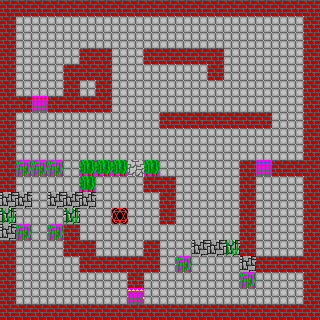

Rendered tile map (Tiled .tmx) drawn with the repository's tilesets; below, a short description and the full map source, tile grids included:
An orthogonal 20x20 tile map with 16x16 px tiles, 2 tile layers (floor, main) and 18 objects (6x treasure, 3x snake, 3x key, player_spawn, acolyte, ...).

<map version="1.0" orientation="orthogonal" width="20" height="20" tilewidth="16" tileheight="16">
 <tileset firstgid="1" name="tilemap" tilewidth="16" tileheight="16">
  <image source="../gfx/tilemap.png" trans="ff00ff" width="256" height="256" />
  <tile id="3">
   <properties>
    <property name="opaque" value="false" />
   </properties>
  </tile>
  <tile id="16">
   <properties>
    <property name="type" value="hedge" />
   </properties>
  </tile>
  <tile id="19">
   <properties>
    <property name="keyId" value="gold" />
    <property name="type" value="door" />
   </properties>
  </tile>
  <tile id="21">
   <properties>
    <property name="keyId" value="gold" />
    <property name="orientation" value="vertical" />
    <property name="type" value="door" />
   </properties>
  </tile>
  <tile id="23">
   <properties>
    <property name="keyId" value="red" />
    <property name="type" value="door" />
   </properties>
  </tile>
  <tile id="25">
   <properties>
    <property name="keyId" value="red" />
    <property name="orientation" value="vertical" />
    <property name="type" value="door" />
   </properties>
  </tile>
  <tile id="27">
   <properties>
    <property name="keyId" value="blue" />
    <property name="type" value="door" />
   </properties>
  </tile>
  <tile id="29">
   <properties>
    <property name="keyId" value="blue" />
    <property name="orientation" value="vertical" />
    <property name="type" value="door" />
   </properties>
  </tile>
 </tileset>
 <layer name="floor" width="20" height="20">
  <data encoding="csv">
33,33,33,33,33,33,33,33,33,33,33,33,33,33,33,33,33,33,33,33,
33,33,33,33,33,33,33,33,33,33,33,33,33,33,33,33,33,33,33,33,
33,33,33,33,33,33,33,33,33,33,33,33,33,33,33,33,33,33,33,33,
33,33,33,33,33,33,33,33,33,33,33,33,33,33,33,33,33,33,33,33,
33,33,33,33,33,33,33,33,33,33,33,33,33,33,33,33,33,33,33,33,
33,33,33,33,33,33,33,33,33,33,33,33,33,33,33,33,33,33,33,33,
33,33,33,33,33,33,33,33,33,33,33,33,33,33,33,33,33,33,33,33,
33,33,33,33,33,33,33,33,33,33,33,33,33,33,33,33,33,33,33,33,
33,33,33,33,33,33,33,33,33,33,33,33,33,33,33,33,33,33,33,33,
33,33,33,33,33,33,33,33,33,33,33,33,33,33,33,33,33,33,33,33,
33,34,34,34,33,34,34,34,34,34,33,33,33,33,33,33,33,33,33,33,
33,33,33,33,33,34,33,33,33,33,33,33,33,33,33,33,33,33,33,33,
33,33,33,33,33,33,33,33,33,33,33,33,33,33,33,33,33,33,33,33,
33,33,33,33,33,33,33,54,33,33,33,33,33,33,33,33,33,33,33,33,
33,34,33,34,33,33,33,33,33,33,33,33,33,33,33,33,33,33,33,33,
33,33,33,33,33,33,33,33,33,33,33,33,34,34,34,33,33,33,33,33,
33,33,33,33,33,33,33,33,33,33,33,33,33,33,33,33,33,33,33,33,
33,33,33,33,33,33,33,33,33,33,33,33,33,33,33,33,33,33,33,33,
33,33,33,33,33,33,33,33,33,33,33,33,33,33,33,33,33,33,33,33,
33,33,33,33,33,33,33,33,33,33,33,33,33,33,33,33,33,33,33,33
</data>
 </layer>
 <layer name="main" width="20" height="20">
  <data encoding="csv">
1,1,1,1,1,1,1,1,1,1,1,1,1,1,1,1,1,1,1,1,
1,0,0,0,0,0,0,0,0,0,0,0,0,0,0,0,0,0,0,1,
1,0,0,0,0,0,0,0,0,0,0,0,0,0,0,0,0,0,0,1,
1,0,0,0,0,1,1,0,0,1,1,1,1,1,0,0,0,0,0,1,
1,0,0,0,1,1,1,0,0,0,0,0,0,1,0,0,0,0,0,1,
1,0,0,0,1,0,1,0,0,0,0,0,0,0,0,0,0,0,0,1,
1,1,24,1,1,1,1,0,0,0,0,0,0,0,0,0,0,0,0,1,
1,0,0,0,0,0,0,0,0,0,1,1,1,1,1,1,1,0,0,1,
1,0,0,0,0,0,0,0,0,0,0,0,0,0,0,0,0,0,0,1,
1,0,0,0,0,0,0,0,0,0,0,0,0,0,0,0,0,0,0,1,
1,17,17,17,0,4,4,4,0,4,0,0,0,0,0,1,28,1,1,1,
1,0,0,0,0,4,0,0,0,1,1,0,0,0,0,1,0,0,0,1,
2,2,0,2,2,2,0,0,0,0,1,0,0,0,0,1,0,0,0,1,
3,0,0,0,3,0,0,0,0,0,1,0,0,0,0,1,0,0,0,1,
2,17,0,17,1,0,0,0,0,0,0,0,0,0,0,1,0,0,0,1,
1,0,0,0,1,1,0,0,0,1,0,0,2,2,3,1,0,0,0,1,
1,0,0,0,0,1,1,1,1,1,0,17,0,0,0,2,1,1,1,1,
1,0,0,0,0,0,0,0,1,0,0,0,0,0,0,17,0,0,0,1,
1,0,0,0,0,0,0,0,22,0,0,0,0,0,0,0,0,0,0,1,
1,1,1,1,1,1,1,1,1,1,1,1,1,1,1,1,1,1,1,1
</data>
 </layer>
 <objectgroup name="objects" width="20" height="20">
  <object name="player_spawn" x="16" y="288" width="16" height="16">
   <properties>
    <property name="r" value="70" />
   </properties>
  </object>
  <object name="acolyte" x="272" y="240" width="16" height="16" />
  <object name="wraith" x="32" y="64" width="16" height="16" />
  <object name="snake" x="208" y="144" width="16" height="16">
   <properties>
    <property name="r" value="180" />
   </properties>
  </object>
  <object name="snake" x="32" y="32" width="16" height="16">
   <properties>
    <property name="r" value="180" />
   </properties>
  </object>
  <object name="snake" x="256" y="288" width="16" height="16">
   <properties>
    <property name="r" value="180" />
   </properties>
  </object>
  <object name="bat" x="176" y="272" width="16" height="16" />
  <object name="key" x="128" y="80" width="16" height="16">
   <properties>
    <property name="keyId" value="red" />
   </properties>
  </object>
  <object name="key" x="128" y="112" width="16" height="16">
   <properties>
    <property name="keyId" value="blue" />
   </properties>
  </object>
  <object name="key" x="80" y="288" width="16" height="16">
   <properties>
    <property name="keyId" value="gold" />
   </properties>
  </object>
  <object name="ammo" x="208" y="192" width="16" height="16" />
  <object name="health" x="184" y="184" width="16" height="16" />
  <object name="treasure" x="272" y="80" width="16" height="16">
   <properties>
    <property name="type" value="spear" />
   </properties>
  </object>
  <object name="treasure" x="224" y="32" width="16" height="16">
   <properties>
    <property name="type" value="skull" />
   </properties>
  </object>
  <object name="treasure" x="240" y="48" width="16" height="16">
   <properties>
    <property name="type" value="gold" />
   </properties>
  </object>
  <object name="treasure" x="224" y="64" width="16" height="16">
   <properties>
    <property name="type" value="goblet" />
   </properties>
  </object>
  <object name="treasure" x="240" y="96" width="16" height="16">
   <properties>
    <property name="type" value="cross" />
   </properties>
  </object>
  <object name="treasure" x="272" y="48" width="16" height="16">
   <properties>
    <property name="type" value="medal" />
   </properties>
  </object>
 </objectgroup>
</map>